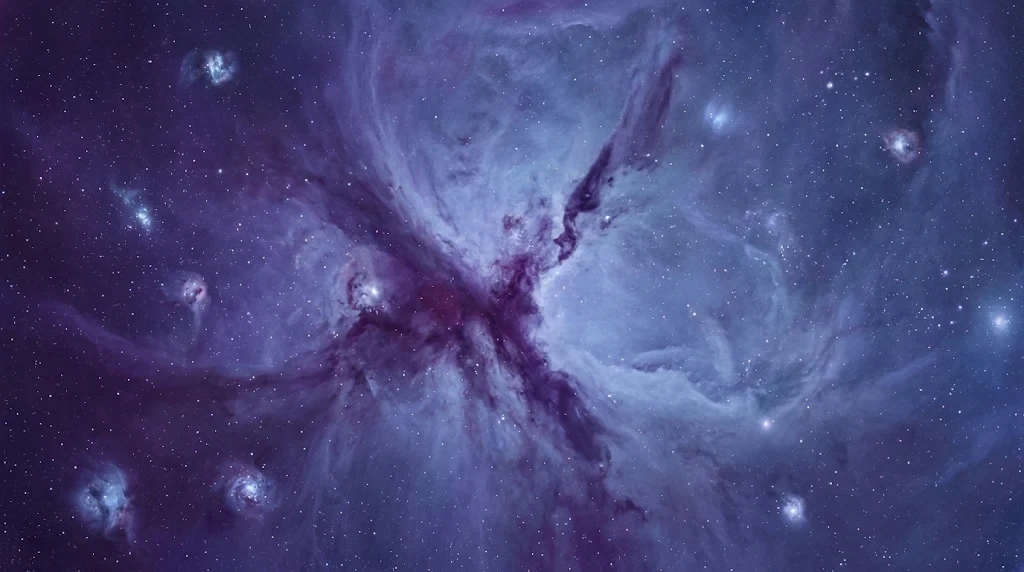
#> input picture command center/src/assets/orbital-backdrops/01-violet-nebula.webp, 1024 x 572 px, given in place of death-star-checker.webp, which was not available; the run also reads 1 picture not shown here
$ python orbital-assets.py
#> lines starting #> are read from the running program, lines starting #| are printed output that depends on the picture; after the words box and inside, x2 and y2 are one past the last pixel; in counts of white or black regions, pixels touching at a corner belong together
"""
Orbital Ecosystem asset prep: wallpaper copy and the station sprite's checkerboard removal.

    python -I "command center/scripts/orbital-assets.py"            (from the repo root)

Reads the untouched originals in `command center/assets-src/orbital/` and writes:
  src/assets/orbital-backdrops/   nebula wallpapers (copied as-is, WebP)
  src/assets/orbital-sprites/     true-alpha PNG sprites (trimmed, edge-decontaminated)
  assets-src/orbital/_review.png  every sprite over magenta and over a nebula, for eyeballing

Needs Pillow, numpy, scipy. Re-runnable: outputs are overwritten.
"""
from pathlib import Path
import shutil

import numpy as np
from PIL import Image
from scipy import ndimage as ndi

ROOT = Path(__file__).resolve().parents[1]
SRC = ROOT / "assets-src" / "orbital"
WALL = ROOT / "src" / "assets" / "orbital-backdrops"
SPR = ROOT / "src" / "assets" / "orbital-sprites"

WALLPAPERS = {
    "nebula-violet.webp": "01-violet-nebula.webp",
    "nebula-amber-dust.webp": "02-amber-dust-nebula.webp",
    "milky-way.webp": "03-milky-way.webp",
}

def rgb(path: Path) -> np.ndarray:
    return np.asarray(Image.open(path).convert("RGB")).astype(np.float32)


def border_connected(cand: np.ndarray) -> np.ndarray:
    lab, _ = ndi.label(cand)
    edge = np.unique(np.concatenate([lab[0], lab[-1], lab[:, 0], lab[:, -1]]))
    return np.isin(lab, edge[edge > 0])


def checker_colors(im: np.ndarray) -> np.ndarray:
    """The two checkerboard tones, from the image border (2-means)."""
    b = np.concatenate([im[:6].reshape(-1, 3), im[-6:].reshape(-1, 3), im[:, :6].reshape(-1, 3), im[:, -6:].reshape(-1, 3)])
    c = np.array([b.min(0), b.max(0)])
    for _ in range(12):
        k = np.argmin(((b[:, None] - c[None]) ** 2).sum(-1), 1)
        c = np.array([b[k == i].mean(0) if (k == i).any() else c[i] for i in range(2)])
    return c


def finish(im: np.ndarray, alpha: np.ndarray, bgc: np.ndarray) -> Image.Image:
    """Decontaminate semi-transparent pixels against the local background, trim, pad."""
    a = alpha[..., None]
    safe = np.maximum(a, 1e-3)
    col = np.where(a < 0.999, (im - (1 - a) * bgc) / safe, im)
    col = np.clip(col, 0, 255)
    out = np.dstack([col, alpha * 255]).astype(np.uint8)
    ys, xs = np.where(alpha > 0.02)
    y0, y1, x0, x1 = max(ys.min() - 3, 0), ys.max() + 4, max(xs.min() - 3, 0), xs.max() + 4
    return Image.fromarray(out[y0:y1, x0:x1], "RGBA")


def checker_score(lum: np.ndarray, sq: float, k: float = 0.9) -> np.ndarray:
    """
    Local "is a checkerboard showing here" score, phase- and tint-free: demodulate at the
    checker's diagonal fundamentals and normalise by local contrast. Works through
    semi-transparent glass and glow, where colour tests fail.
    """
    h, w = lum.shape
    yy, xx = np.mgrid[:h, :w].astype(np.float32)
    m = lum - ndi.uniform_filter(lum, int(2 * sq))
    sig = sq * k
    acc = np.zeros_like(lum)
    for sign in (1, -1):
        ph = np.pi * (xx + sign * yy) / sq
        acc += np.hypot(ndi.gaussian_filter(m * np.cos(ph), sig), ndi.gaussian_filter(m * np.sin(ph), sig))
    return acc / (np.sqrt(ndi.gaussian_filter(m * m, sig)) + 2)


def square_size(lum: np.ndarray) -> float:
    """Checker square size (fractional px) that best explains the top border band."""
    band = lum[:24]
    return max(np.arange(6.5, 12.0, 0.05), key=lambda q: float(np.median(checker_score(band, q)[6:18, 20:-20])))


def strip_checker(path: Path, sphere: bool = False, glass: bool = False) -> Image.Image:
    im = rgb(path)
    cc = checker_colors(im)
    # Phase-free checker test (the generated checker drifts and its square boundaries are
    # antialiased): neutral grey, inside the two tones' range, and BOTH tones present within
    # ±5 px. Flat grey metal fails the "both tones nearby" test, so it never leaks.
    lum = im.mean(-1)
    chroma = im.max(-1) - im.min(-1)
    lo, hi = sorted(cc.mean(-1))
    neutral = chroma < 14
    near_lo = neutral & (np.abs(lum - lo) < 16)
    near_hi = neutral & (np.abs(lum - hi) < 16)
    both = ndi.maximum_filter(near_lo, 11) & ndi.maximum_filter(near_hi, 11)
    cand = neutral & (lum > lo - 16) & (lum < hi + 16) & both
    # Anything the checker shows through (baked glow halos, ion trails) is background too; the
    # engine draws its own additive bloom. Solid hull never carries the pattern.
    sq = square_size(lum)
    score = checker_score(lum, sq)
    border_level = float(np.median(np.concatenate([score[:12].ravel(), score[-12:].ravel()])))
    shows = score > border_level * 0.45
    bg = border_connected(ndi.binary_closing(cand | (shows & (lum > lo - 40)), iterations=1, border_value=1))
    # The coarse detector blurs ~1 square: peel the remaining halo rim with a fine-scale pass,
    # only outward from the background and at most 8 px (solid hull and gun barrels never match).
    fine = checker_score(lum, sq, 0.45)
    fine_level = float(np.median(fine[:12]))
    rim_ok = (fine > fine_level * 0.4) & (lum > lo - 40) & ((im.max(-1) - im.min(-1)) < 30)
    for _ in range(8):
        grow = ndi.binary_dilation(bg) & ~bg & rim_ok
        if not grow.any():
            break
        bg |= grow
    # Edge decontamination tone: the lighter checker tone (edges sit over either).
    bgc = np.broadcast_to(cc[np.argmax(cc.mean(-1))], im.shape).astype(np.float32)
    if glass:
        # See-through glass shows the checker inside the hull. Wherever that texture appears,
        # low-pass it into smooth, slightly darkened tinted glass.
        w = np.clip((fine / fine_level - 0.35) / 0.35, 0, 1) * (~bg)
        w = ndi.gaussian_filter(w.astype(np.float32), 2)[..., None]
        im = im * (1 - w) + ndi.gaussian_filter(im, (4.5, 4.5, 0)) * 0.62 * w
    fg = ~bg
    # Keep the main body and anything big attached to it; drop ghost specks.
    lab, n = ndi.label(fg)
    sizes = ndi.sum(fg, lab, range(1, n + 1))
    keep = np.isin(lab, 1 + np.where(sizes > max(400, sizes.max() * 0.004))[0])

    if sphere:
        ys, xs = np.where(keep)
        lab2, _ = ndi.label(keep)
        big = lab2 == (np.bincount(lab2.ravel())[1:].argmax() + 1)
        ys, xs = np.where(big)
        cy, cx = (ys.min() + ys.max()) / 2, (xs.min() + xs.max()) / 2
        r = min(ys.max() - ys.min(), xs.max() - xs.min()) / 2 - 1.5
        yy, xx = np.mgrid[: im.shape[0], : im.shape[1]]
        alpha = np.clip(r - np.hypot(yy - cy, xx - cx) + 0.5, 0, 1).astype(np.float32)
        return finish(im, alpha, bgc)

    # Soft edge: blur the hard mask a touch.
    alpha = ndi.gaussian_filter(keep.astype(np.float32), 0.7)
    alpha = np.where(ndi.binary_erosion(keep, iterations=2), 1.0, alpha)
    alpha = np.clip(alpha, 0, 1).astype(np.float32)
    return finish(im, alpha, bgc)


def review(sprites: dict) -> None:
    neb = Image.open(SRC / "nebula-violet.webp").convert("RGBA")
    cell = 220
    cols = 4
    rows = (len(sprites) + cols - 1) // cols
    sheet = Image.new("RGBA", (cols * cell * 2, rows * cell), (0, 0, 0, 255))
    for i, (name, sp) in enumerate(sprites.items()):
        t = sp.copy()
        t.thumbnail((cell - 12, cell - 12), Image.LANCZOS)
        for j, bg in enumerate([Image.new("RGBA", (cell, cell), (255, 0, 255, 255)), neb.resize((cell, cell))]):
            tile = bg.copy()
            tile.alpha_composite(t, ((cell - t.width) // 2, (cell - t.height) // 2))
            sheet.paste(tile, ((i % cols) * cell * 2 + j * cell, (i // cols) * cell))
    sheet.convert("RGB").save(SRC / "_review.png")


def main() -> None:
    WALL.mkdir(parents=True, exist_ok=True)
    SPR.mkdir(parents=True, exist_ok=True)
    for src, dst in WALLPAPERS.items():
        shutil.copyfile(SRC / src, WALL / dst)
    # Ships, rocks and the capital ship are procedural 3D (src/features/sysmap/space/fleet/models.ts);
    # only the far station is still a sprite.
    sprites = {"death_star": strip_checker(SRC / "death-star-checker.webp", sphere=True)}
#> in checker_colors, `c = np.array([b.min(0), b.max(0)])`: c = [[5, 0, 32], [235, 225, 255]]
#> the loop in checker_colors, `for _ in range(12):` made 12 passes
#> c on passes 1 to 12: [[50.39, 48.76, 95.85], [140.5, 142.6, 192.6]], [[49.97, 48.27, 95.26], [105.6, 110.1, 165.6]], [[47.33, 45.08, 90.94], [83.78, 88.47, 147.5]], [[44.58, 41.15, 85.54], [74.19, 79.55, 137]], [[43.03, 38.67, 82.04], [69.84, 75.08, 131.4]], [[42.23, 37.54, 80.38], [68.22, 72.94, 128.8]], [[41.75, 36.74, 79.27], [67.09, 71.67, 127.1]], [[41.16, 35.83, 77.97], [65.98, 70.3, 125.3]], [[40.53, 34.79, 76.44], [64.82, 68.92, 123.6]], [[40.02, 33.91, 75.12], [63.94, 67.87, 122.2]], [[39.64, 33.23, 74.16], [63.32, 67.16, 121.3]], [[39.34, 32.77, 73.49], [62.95, 66.66, 120.6]]
#> in strip_checker, `cc = checker_colors(im)`: cc = [[39.34, 32.77, 73.49], [62.95, 66.66, 120.6]]
#> in strip_checker, `chroma = im.max(-1) - im.min(-1)`:
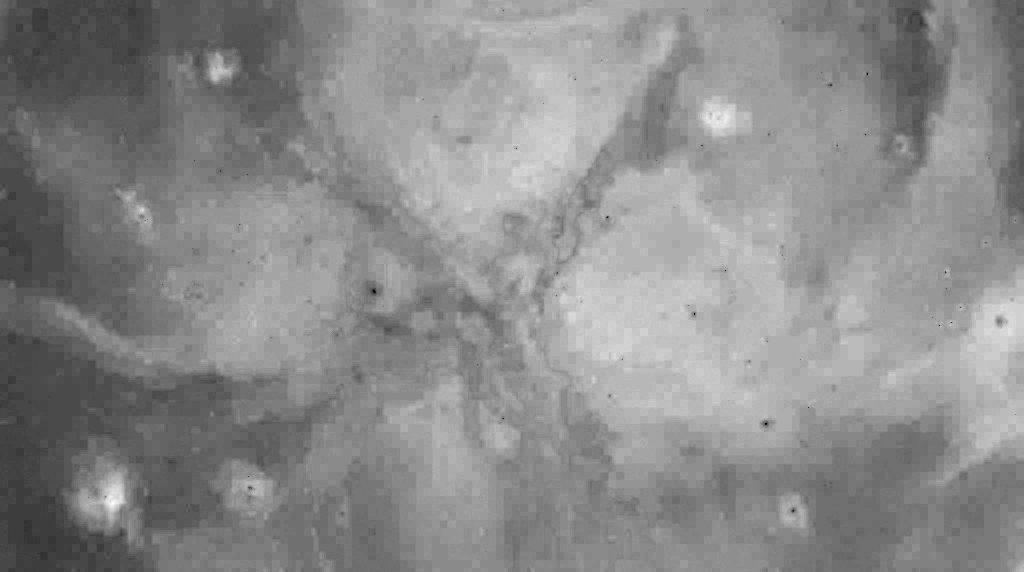
#> chroma: shape (572, 1024) float32; min 14, max 93, mean 57.1; drawn with min black and max white
#> in strip_checker, `lo, hi = sorted(cc.mean(-1))`: lo = 48.53; hi = 83.4
#> in strip_checker, `neutral = chroma < 14`: neutral: shape (572, 1024) bool; every value is 0
#> in strip_checker, `sq = square_size(lum)`: sq = 11.8
#> in strip_checker, `score = checker_score(lum, sq)`:
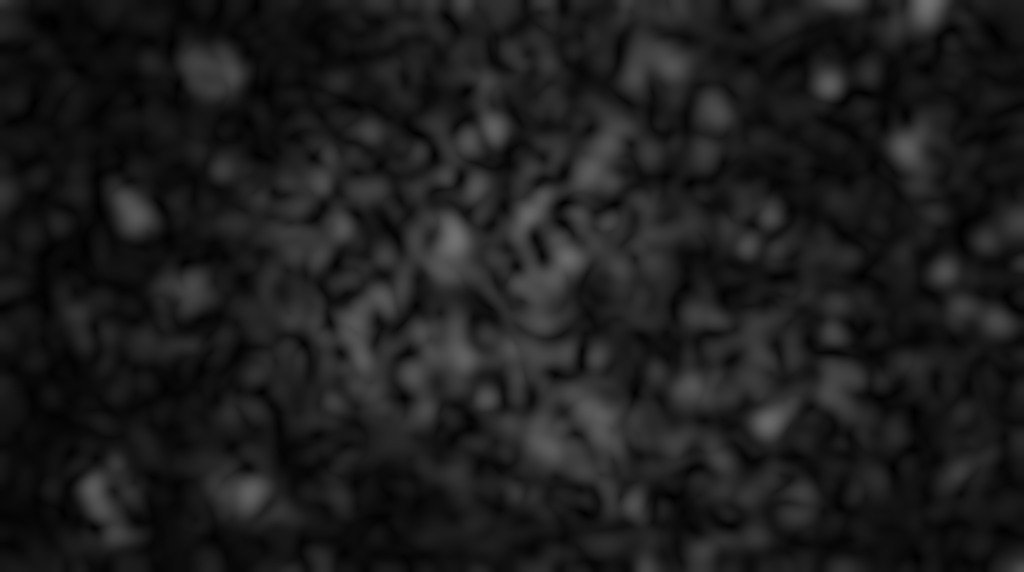
#> score: shape (572, 1024) float32; min 0.00356, max 0.446, mean 0.115
#> in strip_checker, `border_level = float(np.median(np.concatenate([score[:12].ravel(), sco..`: border_level = 0.0957
#> in strip_checker, `shows = score > border_level * 0.45`:
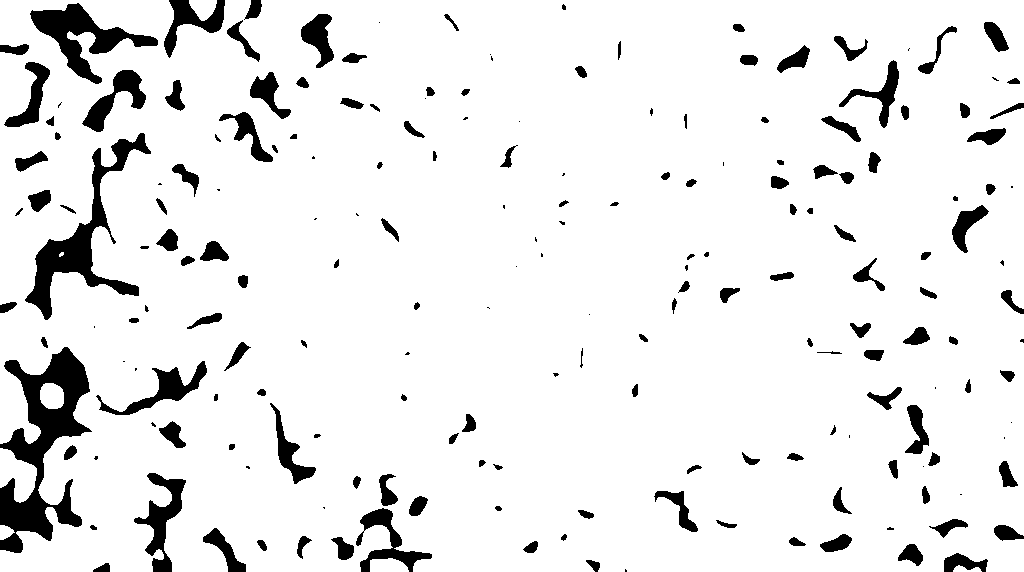
#> shows: shape (572, 1024) bool; 91.6% white; 197 black regions (47 under 20 px), largest, box (x1, y1, x2, y2) and area: (0, 347, 92, 553) 7770, (25, 133, 151, 320) 4791, (30, 3, 158, 84) 3303
#> in border_connected, `lab, _ = ndi.label(cand)`: lab: shape (572, 1024) int32; 9 distinct labels, from 0 to 8
#> in border_connected, `lab, _ = ndi.label(cand)`: cand: shape (572, 1024) bool; 91.7% white; 171 black regions (24 under 20 px), largest, box (x1, y1, x2, y2) and area: (0, 347, 91, 553) 7171, (25, 133, 151, 320) 4759, (30, 3, 158, 84) 3303
#> in border_connected, `edge = np.unique(np.concatenate([lab[0], lab[-1], lab[:, 0], lab[:, -1..`: edge = [0, 1, 2, 5, 6, 7, 8]
#> in border_connected, `return np.isin(lab, edge[edge > 0])`: returned value: shape (572, 1024) bool; 91.6% white; 171 black regions (24 under 20 px), largest, box (x1, y1, x2, y2) and area: (0, 347, 91, 553) 7699, (25, 133, 151, 320) 4777, (30, 3, 158, 84) 3303
#> in strip_checker, `fine = checker_score(lum, sq, 0.45)`:
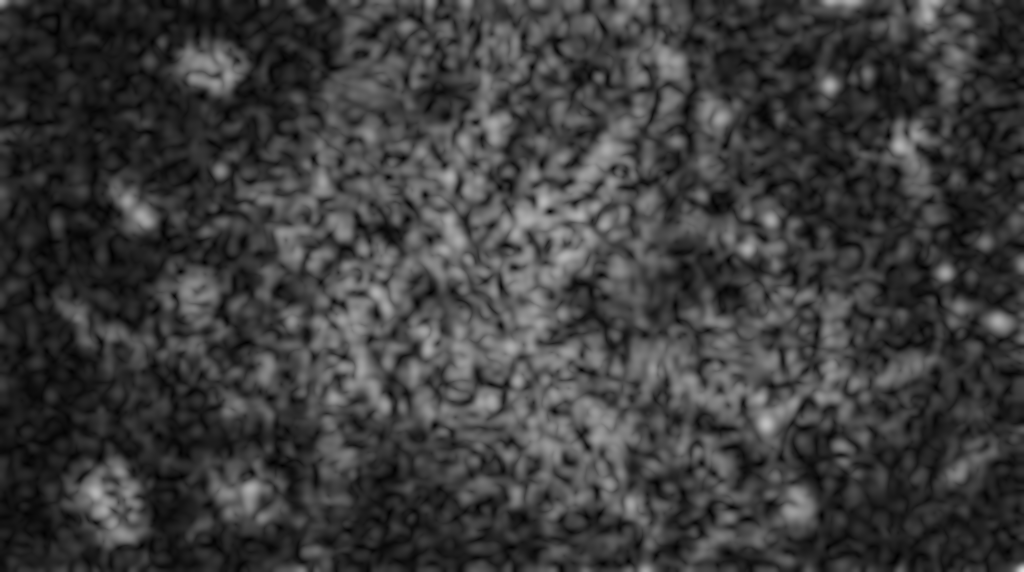
#> fine: shape (572, 1024) float32; min 0.00618, max 0.872, mean 0.237
#> in strip_checker, `fine_level = float(np.median(fine[:12]))`: fine_level = 0.215
#> in strip_checker, `rim_ok = (fine > fine_level * 0.4) & (lum > lo - 40) & ((im.max(-1) - ..`: rim_ok: shape (572, 1024) bool; 0% white in thin lines or dots, all inside (x1, y1, x2, y2) = (35, 27, 868, 558)
#> in strip_checker, `lab, n = ndi.label(fg)`:
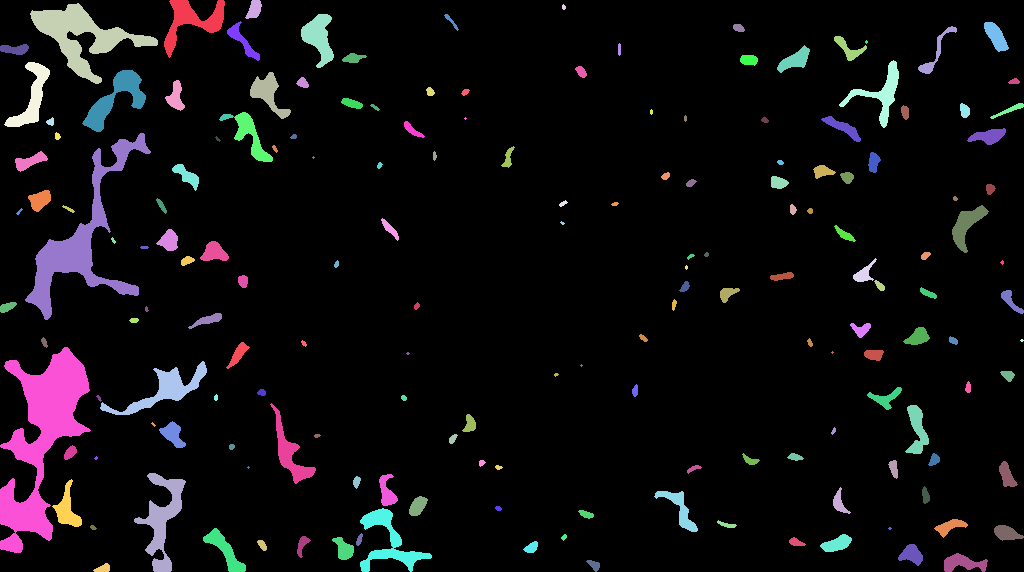
#> lab: shape (572, 1024) int32; 173 distinct labels, from 0 to 172; one colour per label, 0 black
#> in strip_checker, `lab, n = ndi.label(fg)`: n = 172
#> in strip_checker, `sizes = ndi.sum(fg, lab, range(1, n + 1))`: sizes = 172 values, max 7699 at index 108, min 5 at index 38, mean 284.7
#> in strip_checker, `lab2, _ = ndi.label(keep)`: lab2: shape (572, 1024) int32; 23 distinct labels, from 0 to 22
#> in strip_checker, `big = lab2 == (np.bincount(lab2.ravel())[1:].argmax() + 1)`: big: shape (572, 1024) bool; 1.3% white; 1 white region, box (x1, y1, x2, y2) and area: (0, 347, 91, 553) 7699
#> in strip_checker, `ys, xs = np.where(big)`: ys = 7699 values from 347 to 552; xs = 7699 values, max 90 at index 4088, min 0 at index 4707, mean 41.25
#> in strip_checker, `cy, cx = (ys.min() + ys.max()) / 2, (xs.min() + xs.max()) / 2`: cy = 449.5; cx = 45
#> in strip_checker, `r = min(ys.max() - ys.min(), xs.max() - xs.min()) / 2 - 1.5`: r = 43.5
#> in finish, `ys, xs = np.where(alpha > 0.02)`: ys = 6068 values from 406 to 493; xs = 6068 values, max 88 at index 2337, min 2 at index 2251, mean 45
#> in finish, `y0, y1, x0, x1 = max(ys.min() - 3, 0), ys.max() + 4, max(xs.min() - 3,..`: y0 = 403; y1 = 497; x0 = 0; x1 = 92
#> in finish, `return Image.fromarray(out[y0:y1, x0:x1], "RGBA")`:
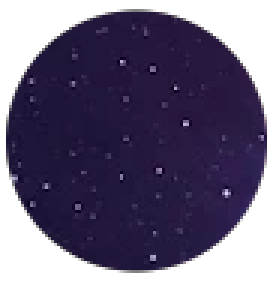
#> returned value: PIL image 92x94 RGBA (shown 3 times larger); mean R, G, B, A 29.8, 20.8, 46.5, 175.3; transparent parts drawn white
    for name, sp in sprites.items():
        sp.save(SPR / f"{name}.png", optimize=True)
        print(f"{name:18s} {sp.width}x{sp.height}")
#> this loop made 1 pass
#> name on pass 1: 'death_star'
#| death_star         92x94
    review(sprites)
#> in review, `rows = (len(sprites) + cols - 1) // cols`: rows = 1
#> the loop in review, `for i, (name, sp) in enumerate(sprites.items()):` made 1 pass
#> after the loop in review, `for i, (name, sp) in enumerate(sprites.items()):`:
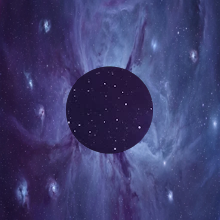
#> tile: PIL image 220x220 RGBA; mean R, G, B, A 62.9, 62.1, 111.1, 255


if __name__ == "__main__":
    main()
